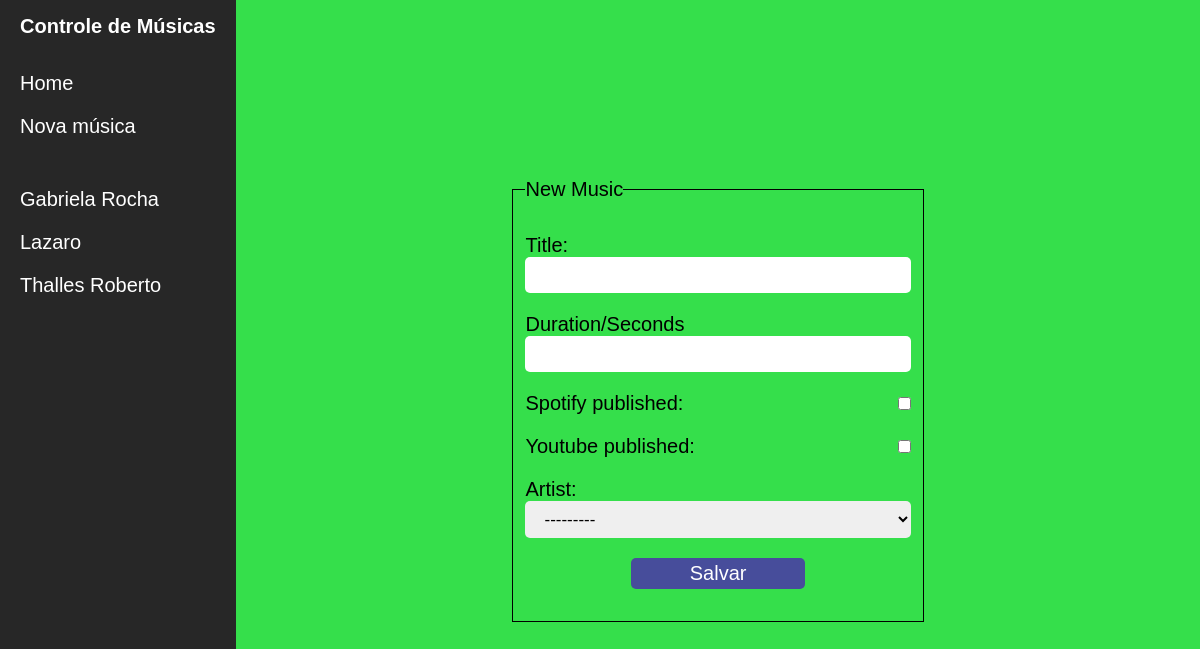
Page /new/ on the earlier database version.
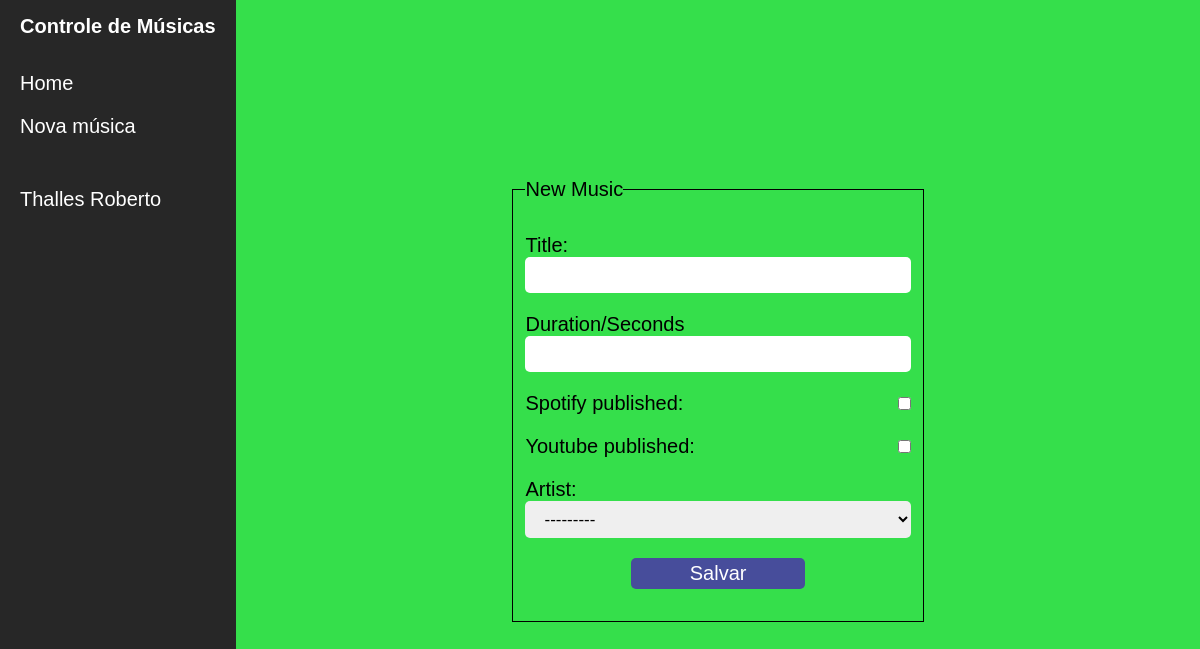
Same page on the later database version.
### musics/models.py (models this page shows, shortened)
class Artist(models.Model):
    name = models.CharField(max_length=30)
    date_joined = models.DateTimeField()
    def __str__(self) -> str:
        return self.name
    class Meta:
        verbose_name_plural = 'Artists'

### musics/views.py (the view)
# urls.py: path('new/', new_song, name='url_new_song'),
def new_song(request) -> render or redirect:
    form = SongForm(request.POST or None)
    if request.method == "POST" and form.is_valid():
        form.save()
        return redirect('url_home')
    data = {}
    data['form'] = form
    data['message'] = 'New Music'
    data['artists'] = get_artist()
    return render(request, 'musics/form.html', data)

### musics/form.py
class SongForm(ModelForm):
    class Meta:
        model = Song
        fields = ['title', 'duration', 'spotify_published', 'youtube_published', 'artist']

### musics/views.py (called while the page is built)
def get_artist() -> Artist:
    artists = Artist.objects.order_by('name')
    for artist in artists:
        temp_date = artist.date_joined.strftime("%d/%m/%Y")
        artist.date_joined = temp_date
    return artists

### musics/templates/musics/form.html (shortened to what this page needs)
{% extends "musics/base.html" %}
{% load static %}
{% block conteudo %}
<form data-idMusic="{{ song.id }}" method="POST">
  <fieldset>
    <legend> {{ message }}</legend>
    {{ form.as_p }}
    <div class='buttons'>
      <button class="btnSubmit" type="submit">Salvar</button>
    </div>
  </fieldset>
</form>
{% endblock conteudo %}

### musics/templates/musics/base.html (shortened to what this page needs)
{% load static %}
<!DOCTYPE html>
<html lang="pt-br">
<head>
    <link rel="stylesheet" href=" {% static 'css/style.css' %} ">
</head>
<body>
    <div class="barra">
        <div>
            <span>Controle de Músicas</span>
        </div>
        <ul class="cabecalho">
            <li id="url_home">Home</li>
            <li id="url_new_song">Nova música</li>
            {% for artist in artists %}
            <li class="artist" data-id="{{ artist.id }}"> {{ artist.name }} </li>
            {% endfor %}
        </ul>
    </div>
    <main class="container">
        {% block conteudo %}
        {% endblock conteudo %}
    </main>
</body>
</html>

Differences in the rows shown:
removed Artist: name "Gabriela Rocha"
removed Artist: name "Lazaro"
